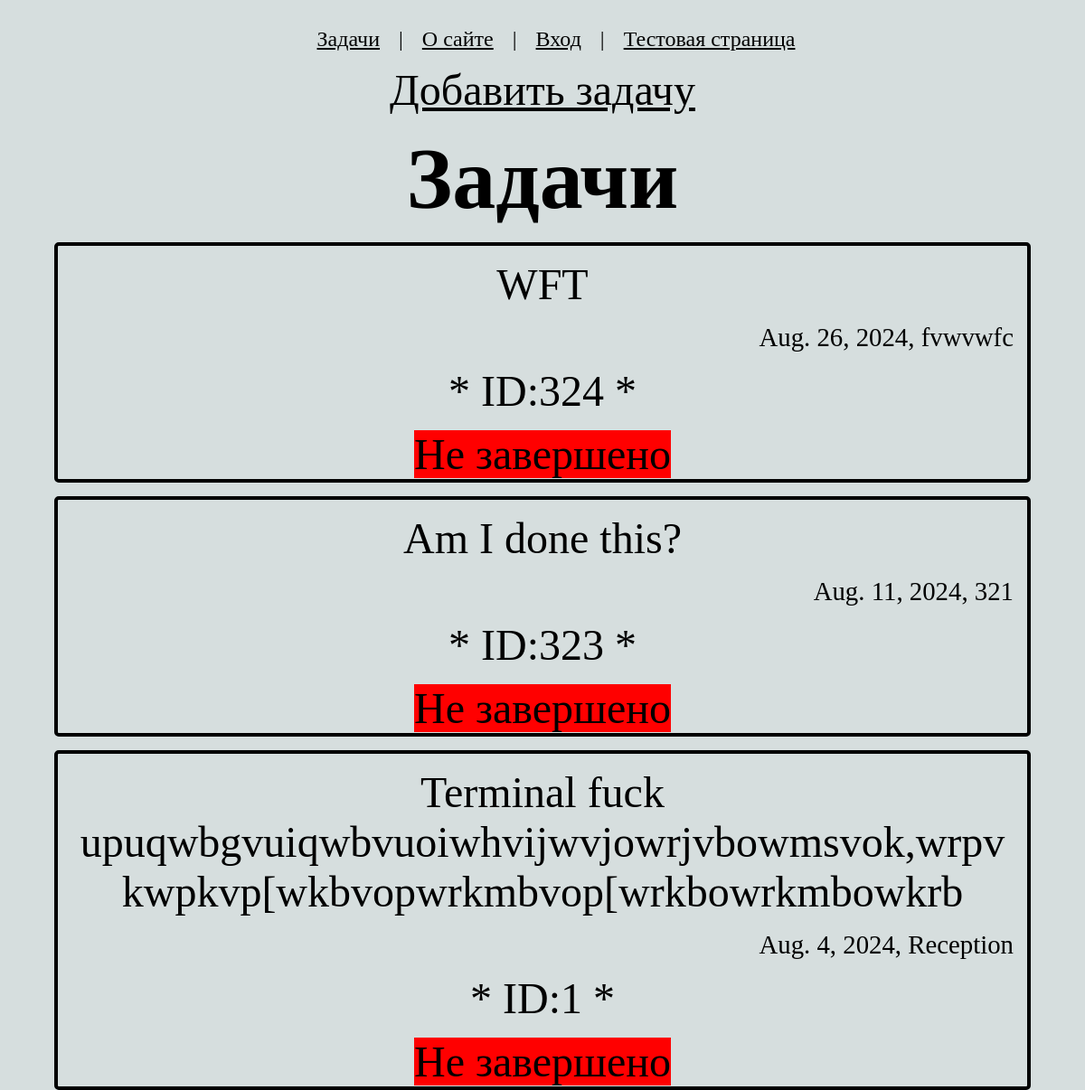
Before: /tiket/tiket_list/ (upper part) with the older database file.
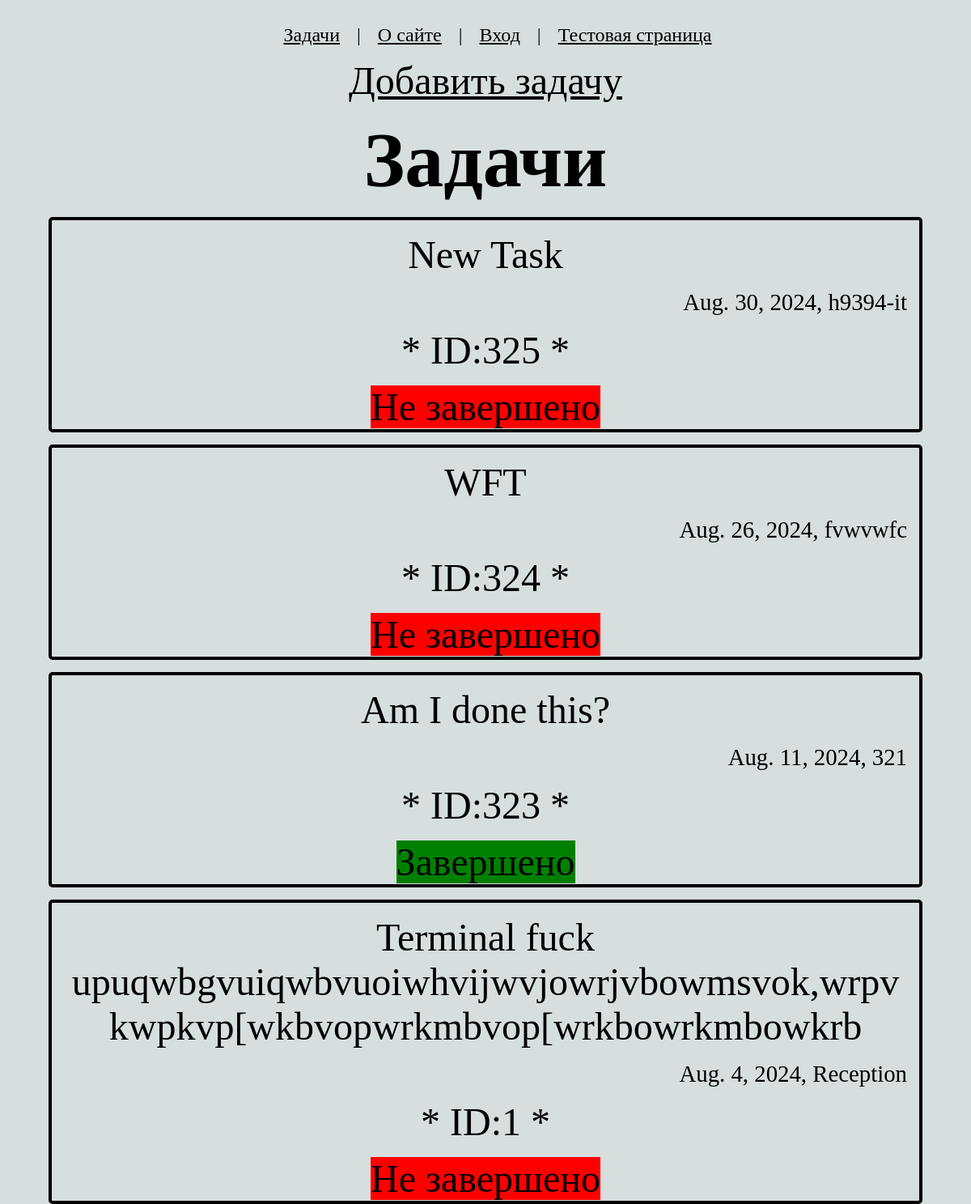
After: the same page with the newer database file.
### tiket/models.py (models this page shows, shortened)
class Tiket(models.Model):
    owner = models.TextField()
    body = models.TextField()
    status = models.BooleanField(default=False)
    date = models.DateField(auto_now_add=True)

### tiket/views.py (the view)
# urls.py: path('tiket_list/', views.tikets_list, name='list'),
def tikets_list(request):
    tikets = Tiket.objects.all().order_by('-date')
    return render(request, 'tiket/tiket_list.html', {'tikets': tikets})

### tiket/templates/tiket/tiket_list.html (shortened to what this page needs)
{% extends "layout.html" %}
{% block content %}
    <a href="{% url 'tiket:create_ticket' %}">Добавить задачу</a>
    <h1>Задачи</h1>
    {% for tiket in tikets %}
        <div class="tiket">
            <p>
                {{ tiket.body}}
            </p>
            <p class="signature">
                {{ tiket.date}}, {{ tiket.owner}}
            </p>
            <p>
                *
                ID:{{ tiket.id }}
                *
            </p>
            {% if request.user.is_authenticated %}
                {% if tiket.status %}
                    <span class="complete">Завершено</span>
                    <a href="{% url 'tiket:update' ticket_id=tiket.id %}"> START </a>
                {% else %}
                    <span class="incomplete" >Не завершено</span>
                    <a href="{% url 'tiket:update' ticket_id=tiket.id %}"> END </a>
                {% endif %}
            {% else %}
                {% if tiket.status %}
                    <span class="complete">Завершено</span>
                {% else %}
                    <span class="incomplete" >Не завершено</span>
                {% endif %}
            {% endif %}
        </div>
    {% endfor %}
{% endblock content %}

Changed rows visible on the page:
added Tiket: body "New Task", date "Aug. 30, 2024", owner "h9394-it", id "325", status "Не завершено"
changed Tiket "Am I done this?": status "Не завершено" → "Завершено"
